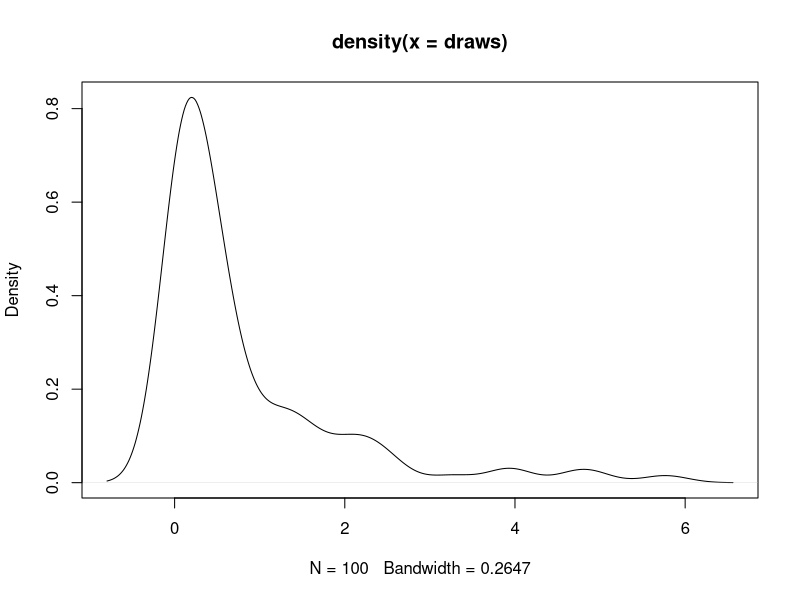

Reproduce this figure in R.
## ---- chunk 1
set.seed(1)
draws <- rnorm(100)^2
dens <- density(draws)
plot(dens)
